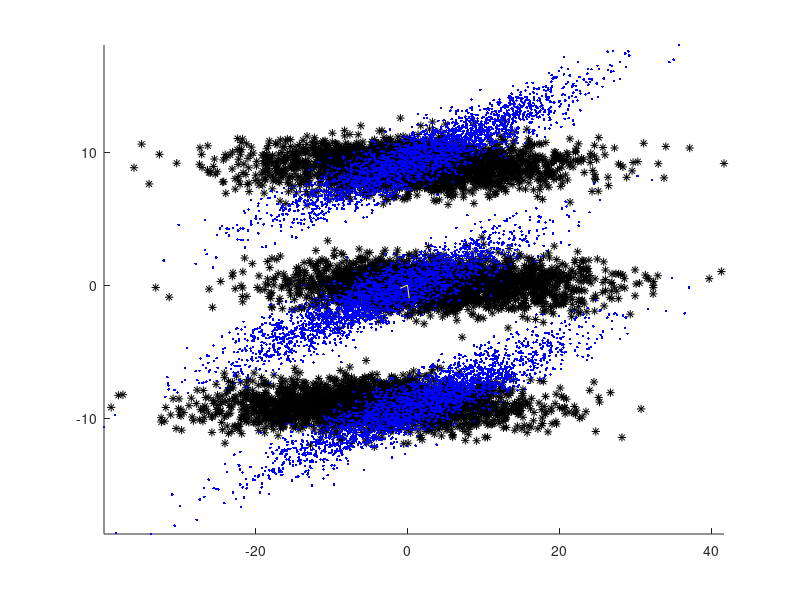

MATLAB code to generate this figure:
close all; clear all; clc;

nbDim = 3;

%%% Define database properties
    nbClass      = 3;
    nbFilec      = 5;
    nbFeatf      = 500;

    nbFileC   = nbFilec * ones(1, nbClass);
    nbFile    = sum(nbFileC);
    
    nbTrFeatF = nbFeatf * ones(1, nbFile);
    nbTrFeatC = nbTrFeatF(1) * nbFileC(1) * ones(1, nbClass);
    nbTrFeat  = sum(nbTrFeatF);
    
    mu              = [[0 -9]' [5 9]' [9 0]'] + 10;
    sigma(:,:,1)    = [100 0;0 1];
    sigma(:,:,2)    = [100 0;0 1];
    sigma(:,:,3)    = [100 0;0 1];
 
    %%% Generate features
    data  = [];
    label = [];
    classFId = zeros(1, nbClass);
    for cid = 1:nbClass,
        data  = [data,mvnrnd(mu(:,cid), sigma(:,:,cid), nbTrFeatC(cid))'];  %#ok<AGROW>
        label = [label,cid*ones(1, nbTrFeatC(cid))];                        %#ok<AGROW>
        classFId(cid) = sum(nbFileC(1:cid-1)) + 1;
    end

% data = [1 0 2; ...
%         1 3 5];   
% PCAmapping = pca(data);
nbData = size(data, 2);
dataMean = mean(data, 2);

data = bsxfun(@minus, data, dataMean);
% dataStd = sqrt(sum(dataC.^2, 2)/(nbData-1));
% 
% dataCC = bsxfun(@rdivide, dataC, dataStd);
% 
% % Compute covariance matrix
% covMatrix = (dataCC*dataCC')/nbData;
covMatrix = (data*data')/nbData;
	
% Perform eigen decomposition of covMatrix
[eigVect,eigVal] = eig(covMatrix);

%%% Sort eigen values and vectors in descending order
[eigVal,id] = sort(diag(eigVal), 'descend');
eigVect = eigVect(:,id);

%%% Reduce dimension if needed
maxDim = size(eigVect, 2);
if nbDim > maxDim,
    nbDim = maxDim;
    warning(['Target dimensionality reduced to ',num2str(nbDim),'.']); %#ok<WNTAG>
end
PCAmapping = eigVect(:,1:nbDim);
eigVal     = eigVal(1:nbDim);

% PCA normalization
% PCAmapping = diag(1./sqrt(eigVal))*PCAmapping;

% Apply mapping
dataM = PCAmapping * data;


figure;
hold on;
plot(data(1,:), data(2,:), '*k');
% plot(dataCC(1,:), dataCC(2,:), '.r');
plot(dataM(1,:), dataM(2,:), '.b');
% plot([0,eigVal(1)*eigVect(1,1)],[0,eigVal(1)*eigVect(2,1)], 'y')
% plot([0,eigVal(1)*eigVect(1,2)],[0,eigVal(1)*eigVect(2,2)], 'y')

plot([0,eigVect(1,1)],[0,eigVect(2,1)], 'y')
plot([0,eigVect(1,2)],[0,eigVect(2,2)], 'y')
axis tight;

mean(dataM, 2)
std(dataM, 0, 2)
